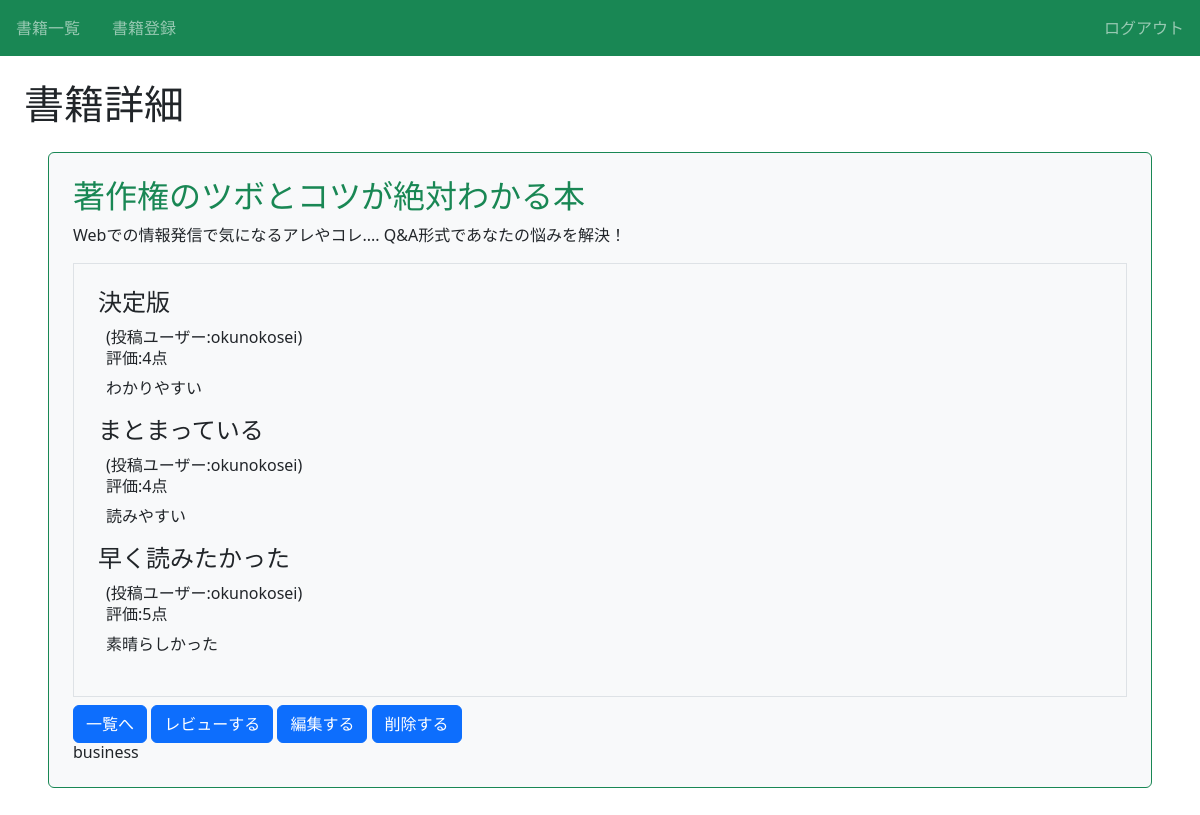
/book/8/detail/ (signed in), run on the app's committed database.
### book/models.py (models this page shows, shortened)
class Book(models.Model):
    title = models.CharField(max_length = 100)
    text = models.TextField()
    thumbnail = models.ImageField(null=True, blank=True)
    category = models.CharField(
        max_length = 100,
        choices = CATEGORY
    )
    user = models.ForeignKey('auth.User', on_delete=models.CASCADE)

class Review(models.Model):
    book = models.ForeignKey(Book, on_delete=models.CASCADE)
    title = models.CharField(max_length=100)
    text = models.TextField()
    rate = models.IntegerField(choices=RATE_CHOICES)
    user = models.ForeignKey('auth.User', on_delete=models.CASCADE)

### book/views.py (the view)
# urls.py: path('book/<int:pk>/detail/', views.DetailBookView.as_view(), name='detail-book'),
class DetailBookView(LoginRequiredMixin, DetailView):
    template_name = 'book/book_detail.html'
    model = Book

### book/templates/book/book_detail.html (shortened to what this page needs)
{% extends 'base.html' %}
{% block h1 %}書籍詳細{% endblock %}
{% block content %}
  <div class="p-4 m-4 bg-light border border-success rounded">
    <h2 class="text-success">{{ object.title }}</h2>
    <p>{{ object.text}}</p>
    <div class="border p-4 mb-2">
      {% for review in object.review_set.all %}
      <div>
        <h3 class="h4">{{ review.title }}</h3>
        <div class="px-2">
          <span>(投稿ユーザー:{{ review.user.username }})</span>
          <h6>評価:{{ review.rate }}点</h6>
          <p>{{ review.text }}</p>
        </div>
      </div>
      {% endfor %}
    </div>
    <a href="{% url 'list-book' %}" class="btn btn-primary">一覧へ</a>
    <a href="{% url 'review' object.pk %}"class="btn btn-primary">レビューする</a>
    <a href="{% url 'update-book' object.pk %}" class="btn btn-primary">編集する</a>
    <a href="{% url 'delete-book' object.pk %}" class="btn btn-primary">削除する</a>
    <h6 class="card-title">{{ object.category}}</h6>
  </div>
{% endblock content %}

### book/static/book/css/style.css (style rules this page uses)
a { text-decoration: none; }

### data on the page
Book: title "著作権のツボとコツが絶対わかる本", text "Webでの情報発信で気になるアレやコレ.... Q&A形式であなたの悩みを解決！", category "business"
Review: title "決定版", user.username "okunokosei", rate "4", text "わかりやすい"
Review: title "まとまっている", user.username "okunokosei", rate "4", text "読みやすい"
Review: title "早く読みたかった", user.username "okunokosei", rate "5", text "素晴らしかった"
